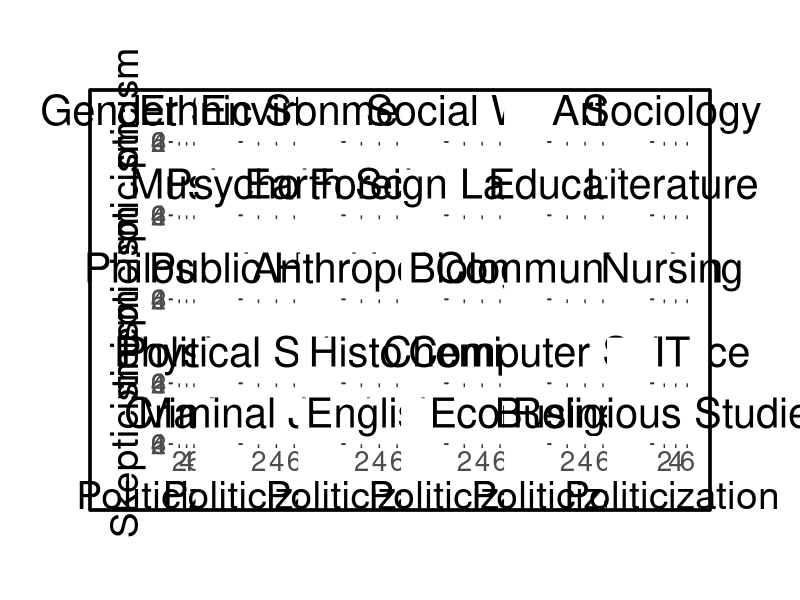

Reproduce this figure in R.
library(ggplot2); library(dplyr); library(ggpubr); library(ggrepel); library(tidyr)

df <- read.csv('Study 4 R Data.csv')

# Calculate the mean values for each variable so we can order our figure nicely
trust <- c()
skept <- c()
slant <- c()
polit <- c()
all_groups <- c()
for (n in names(df %>% select(starts_with("Slant_")))){
  all_groups <- c(all_groups,substring(n,unlist(gregexpr('_', n))[1]+1))
}
for (g in all_groups){
  trust <- c(trust,mean(df[,paste("Trust_",g,sep='')],na.rm=TRUE))
  skept <- c(skept,mean(df[,paste('Skept_',g,sep='')],na.rm=TRUE))
  slant <- c(slant,mean(df[,paste("Slant_",g,sep='')],na.rm=TRUE))
  polit <- c(polit,mean(df[,paste("Polit_",g,sep='')],na.rm=TRUE))
}
df_means <- data.frame(all_groups,trust,slant,polit,skept)

# Add associated nice labels for the plot
df_means <- df_means[order(df_means$slant),]
df_means$nice_names <- c("Gender Studies", "Ethnic Studies", "Environmental Sci.", "Social Work", "Art", "Sociology",
                         "Music", "Psychology","Earth Science", "Foreign Language", "Education", "Literature", "Philosophy",
                         "Public Health", "Anthropology","Biology","Communication","Nursing","Physics","Political Science",
                         "History","Chemistry", "Computer Science", "IT", "Math", "Criminal Justice", "English", "Econ",
                         "Business", "Religious Studies")
df_means <- rename(df_means, Slant = slant)


# First, a function to plot the relationship between trust/skepticism and politicization for each discipline
# along with several variables to include/exclude different components of the graph
plot_congruence <- function(data, group,include_y,xlab_use,include_legend, include_x,trust_or_skept, is_top){
  
  # Select the group of interest
  group_prefix <- paste0("_", group)
  df_reg <- data %>%
    select(ends_with(group_prefix), Ideology) %>%
    drop_na() %>%
    # Create centered slant and ideology, congruence metric from if these match
    mutate(Slant_2 = get(paste0('Slant',group_prefix)) - 50,
           Ideo_2 = Ideology - 4,
           Matched_Bias = Slant_2 * Ideo_2,
           Congruence = case_when(
             is.na(Matched_Bias) ~ NA_character_,
             Matched_Bias < 0 ~ "Incongruent",
             Matched_Bias > 0 ~ "Congruent",
             TRUE ~ 'Neutral'
           )
    ) %>% drop_na()
  # Turn congruence into a factor with levels to match out colors
  df_reg$Congruence <- factor(df_reg$Congruence, levels = c('Incongruent','Neutral','Congruent')) 
  
  plot_return <- ggplot(df_reg, aes(x = get(paste0("Polit",group_prefix)), y = get(paste0(ifelse(trust_or_skept, "Trust", "Skept"),group_prefix)), color = Congruence)) + 
    geom_smooth(method = glm,se=F) + 
    scale_color_manual(values = c('#FF5733','#d4af37',"#007200")) + 
    ylab(ifelse(include_y, ifelse(trust_or_skept, "Trust", "Skepticism"), ""))  + ggtitle(xlab_use) + xlab(ifelse(include_x, "Politicization", "")) + 
    ylim(0.5, 6.2) + xlim(0.5,6.2)+ labs(color = NULL)+
    theme(
      axis.text = element_text(size = 28), # 25
      plot.margin = unit(c(ifelse(is_top,1,-0.05),ifelse(include_legend,1,-0.01),ifelse(include_x,1,-0.01),ifelse(include_y,1,-0.01)), 'lines'),
      plot.title = element_text(size = 30, hjust=0.5), #27
      axis.title.x = element_text(size = 28),
      axis.title.y = element_text(size = 28),
      legend.key=element_rect(fill="white"),
      legend.text=element_text(size=28),
      legend.position = "none",#ifelse(include_legend,'right',"none"),
      panel.background = element_rect(fill = 'white'),
      plot.background = element_rect(fill = 'white'),
      axis.text.x = element_text(size = ifelse(include_x, 20, 0)),
      axis.text.y = element_text(size = ifelse(include_y, 20, 0)),
      panel.border = element_rect(colour = "black", fill = NA, size = 1)
    )
  
  # Report the coefficients -- necessary for figure 4B (not for the main plot)
  d_c <- df_reg %>% filter(df_reg$Congruence == 'Congruent')
  m <- lm(get(paste0(ifelse(trust_or_skept, "Trust", "Skept"),group_prefix)) ~ get(paste0("Polit",group_prefix)), d_c)
  c <- as.numeric(m$coefficients[2])
  
  d_i <- df_reg %>% filter(df_reg$Congruence == 'Incongruent')
  m <- lm(get(paste0(ifelse(trust_or_skept, "Trust", "Skept"),group_prefix)) ~ get(paste0("Polit",group_prefix)), d_i)
  i <-  as.numeric(m$coefficients[2])
  
  d_n <- df_reg %>% filter(df_reg$Congruence == 'Neutral')
  m <- lm(get(paste0(ifelse(trust_or_skept, "Trust", "Skept"),group_prefix)) ~ get(paste0("Polit",group_prefix)), d_n)
  n <- as.numeric(m$coefficients[2])
  
  return(list(plot_return,c,i,n))
}

# Get a list of all groups and the labels we want to use on their plots
all_groups <- df_means[order(df_means$Slant),]$all_groups
all_group_labels <- df_means[order(df_means$Slant),]$nice_names

# Now create the plot for each org, keeping the various plot attributes depending
# on the position in the grid.
d <- list(); d_2 <- list(); labels_here <- c()
coefs_con_t <- c(); coefs_inc_t <- c(); coefs_neu_t <- c()
coefs_con_s <- c(); coefs_inc_s <- c(); coefs_neu_s <- c()
for (org in 1:length(all_groups)){
  put_legend = F
  put_x = F
  put_y = F
  tp = F
  if (org / 6 >= 4.01) {
    put_x = T
  }
  if (org %% 6 == 0) {
    put_legend = T
  }
  if (org < 7) {
    tp = T
  }
  if (org %% 6 == 1){ 
    put_y = T
  }
  # Create trust plots
  plot <- plot_congruence(df, all_groups[org],put_y,all_group_labels[org],put_legend,put_x, T,tp)
  d[[org]] <- plot[[1]]
  coefs_con_t <- c(coefs_con_t,plot[[2]])
  coefs_inc_t <- c(coefs_inc_t,plot[[3]])
  coefs_neu_t <- c(coefs_neu_t,plot[[4]])
  
  # Create Skepticism plots
  plot_2 <- plot_congruence(df, all_groups[org],put_y,all_group_labels[org],put_legend,put_x, F,tp)
  d_2[[org]] <- plot_2[[1]]
  coefs_con_s <- c(coefs_con_s,plot_2[[2]])
  coefs_inc_s <- c(coefs_inc_s,plot_2[[3]])
  coefs_neu_s <- c(coefs_neu_s,plot_2[[4]])
  labels_here <- c(labels_here,"")
}

# Arrange Panel A - plotting skepticism
A <- ggarrange(plotlist=d_2, labels = labels_here,ncol = 6, nrow = 5, widths=c(0.8,0.78,0.78,0.78,0.78,0.78)) + bgcolor("White") + theme(plot.margin = margin(.9,.9,.9,.9, "in"), panel.border = element_rect(color = "black",fill = NA,size = 1.25))
ggsave("figures/Plot-w-30.png",A,width = 27,height = 22.5,units = "in",dpi = 300)
